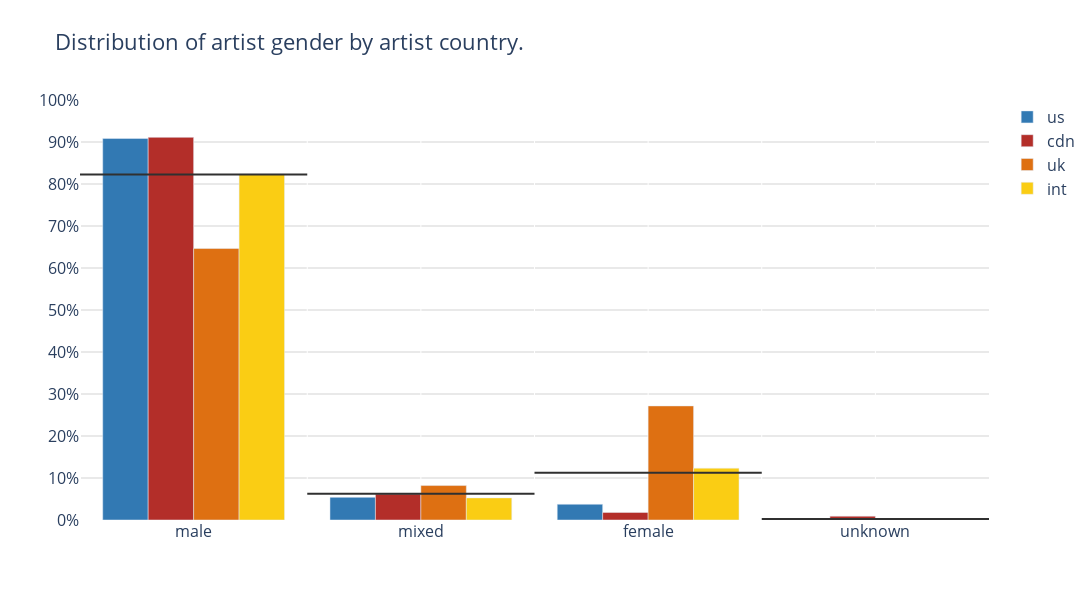

Notebook cell for this chart:
### Code cell
chart_categorical_comparison(
                                        categories = df['artist_gender'], 
                                        compare_by = df['artist_country'], 
                                        comparison_filter=['us','cdn','uk','int'], 
                                        color_dict=COLOR_DICT )

### Figure 1 — Plotly figure (JSON) as saved in the notebook; plotly's stock layout.template omitted (floating-point values rounded to 4 significant figures)
{"data": [{"marker": {"color": "#3279B3"}, "name": "us", "type": "bar", "x": ["male", "mixed", "female", "unknown"], "y": [0.9084, 0.05388, 0.03751, 0.0002113]}, {"marker": {"color": "#B32E29"}, "name": "cdn", "type": "bar", "x": ["male", "mixed", "female", "unknown"], "y": [0.911, 0.06175, 0.01804, 0.009161]}, {"marker": {"color": "#DE7012"}, "name": "uk", "type": "bar", "x": ["male", "mixed", "female", "unknown"], "y": [0.6464, 0.08201, 0.2716, 0]}, {"marker": {"color": "#FACD14"}, "name": "int", "type": "bar", "x": ["male", "mixed", "female", "unknown"], "y": [0.824, 0.05263, 0.1234, 0]}, {"marker": {"color": "#303030"}, "mode": "lines", "name": "male_average", "showlegend": false, "type": "scatter", "x": [0, 1], "xaxis": "x2", "y": [0.8224, 0.8224]}, {"marker": {"color": "#303030"}, "mode": "lines", "name": "mixed_average", "showlegend": false, "type": "scatter", "x": [1, 2], "xaxis": "x2", "y": [0.06257, 0.06257]}, {"marker": {"color": "#303030"}, "mode": "lines", "name": "female_average", "showlegend": false, "type": "scatter", "x": [2, 3], "xaxis": "x2", "y": [0.1126, 0.1126]}, {"marker": {"color": "#303030"}, "mode": "lines", "name": "unknown_average", "showlegend": false, "type": "scatter", "x": [3, 4], "xaxis": "x2", "y": [0.002343, 0.002343]}], "layout": {"barmode": "group", "font": {"size": 16}, "height": 600, "plot_bgcolor": "white", "title": {"text": "Distribution of artist gender by artist country."}, "width": 1200, "xaxis2": {"overlaying": "x", "range": [0, 4], "showticklabels": false}, "yaxis": {"dtick": 0.1, "gridcolor": "lightgray", "range": [0, 1], "tickformat": ".0%"}}}
